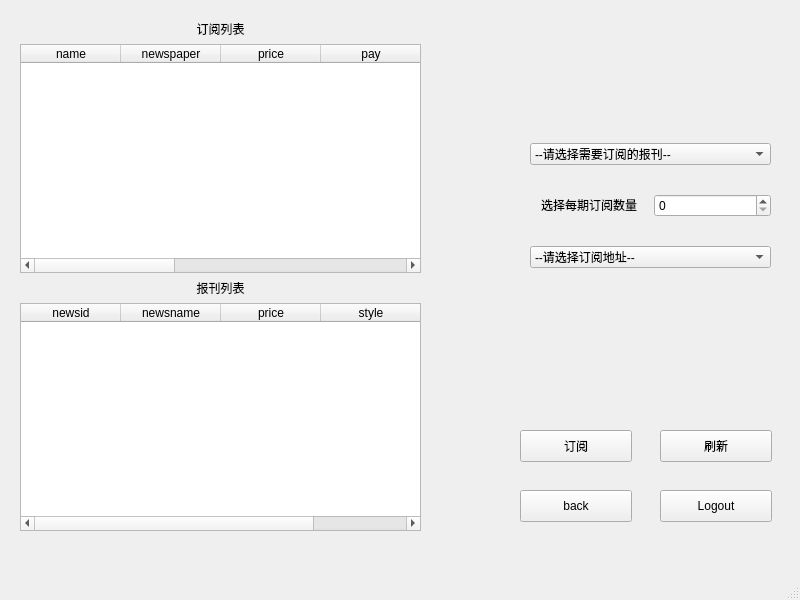
<?xml version="1.0" encoding="UTF-8"?>
<ui version="4.0">
 <class>MainWindow</class>
 <widget class="QMainWindow" name="MainWindow">
  <property name="geometry">
   <rect>
    <x>0</x>
    <y>0</y>
    <width>800</width>
    <height>600</height>
   </rect>
  </property>
  <property name="windowTitle">
   <string>MainWindow</string>
  </property>
  <widget class="QWidget" name="centralwidget">
   <widget class="QPushButton" name="pushButton_subscribe">
    <property name="geometry">
     <rect>
      <x>520</x>
      <y>430</y>
      <width>112</width>
      <height>32</height>
     </rect>
    </property>
    <property name="focusPolicy">
     <enum>Qt::StrongFocus</enum>
    </property>
    <property name="text">
     <string>订阅</string>
    </property>
    <property name="icon">
     <iconset>
      <disabledoff>:/icon/subscribe.png</disabledoff>
     </iconset>
    </property>
    <property name="shortcut">
     <string>Return</string>
    </property>
   </widget>
   <widget class="QWidget" name="gridLayoutWidget">
    <property name="geometry">
     <rect>
      <x>20</x>
      <y>20</y>
      <width>401</width>
      <height>511</height>
     </rect>
    </property>
    <layout class="QGridLayout" name="gridLayout">
     <item row="1" column="0">
      <widget class="QTableWidget" name="tableWidget_subscribe">
       <property name="editTriggers">
        <set>QAbstractItemView::NoEditTriggers</set>
       </property>
       <column>
        <property name="text">
         <string>name</string>
        </property>
       </column>
       <column>
        <property name="text">
         <string>newspaper</string>
        </property>
       </column>
       <column>
        <property name="text">
         <string>price</string>
        </property>
       </column>
       <column>
        <property name="text">
         <string>pay</string>
        </property>
       </column>
       <column>
        <property name="text">
         <string>unpay</string>
        </property>
       </column>
       <column>
        <property name="text">
         <string>phone</string>
        </property>
       </column>
       <column>
        <property name="text">
         <string>addr</string>
        </property>
       </column>
       <column>
        <property name="text">
         <string>subscribe_time</string>
        </property>
       </column>
      </widget>
     </item>
     <item row="3" column="0">
      <widget class="QTableWidget" name="tableWidget_newspaper">
       <property name="inputMethodHints">
        <set>Qt::ImhNone</set>
       </property>
       <property name="editTriggers">
        <set>QAbstractItemView::NoEditTriggers</set>
       </property>
       <property name="selectionBehavior">
        <enum>QAbstractItemView::SelectRows</enum>
       </property>
       <column>
        <property name="text">
         <string>newsid</string>
        </property>
       </column>
       <column>
        <property name="text">
         <string>newsname</string>
        </property>
       </column>
       <column>
        <property name="text">
         <string>price</string>
        </property>
       </column>
       <column>
        <property name="text">
         <string>style</string>
        </property>
       </column>
      </widget>
     </item>
     <item row="0" column="0">
      <widget class="QLabel" name="label">
       <property name="text">
        <string>&lt;html&gt;&lt;head/&gt;&lt;body&gt;&lt;p align=&quot;center&quot;&gt;订阅列表&lt;/p&gt;&lt;/body&gt;&lt;/html&gt;</string>
       </property>
      </widget>
     </item>
     <item row="2" column="0">
      <widget class="QLabel" name="label_2">
       <property name="text">
        <string>&lt;html&gt;&lt;head/&gt;&lt;body&gt;&lt;p align=&quot;center&quot;&gt;报刊列表&lt;/p&gt;&lt;/body&gt;&lt;/html&gt;</string>
       </property>
      </widget>
     </item>
    </layout>
   </widget>
   <widget class="QWidget" name="layoutWidget">
    <property name="geometry">
     <rect>
      <x>530</x>
      <y>120</y>
      <width>241</width>
      <height>171</height>
     </rect>
    </property>
    <layout class="QVBoxLayout" name="verticalLayout">
     <item>
      <widget class="QComboBox" name="comboBox_newsid">
       <item>
        <property name="text">
         <string>--请选择需要订阅的报刊--</string>
        </property>
       </item>
      </widget>
     </item>
     <item>
      <layout class="QHBoxLayout" name="horizontalLayout_2">
       <item>
        <widget class="QLabel" name="label_3">
         <property name="text">
          <string>&lt;html&gt;&lt;head/&gt;&lt;body&gt;&lt;p align=&quot;center&quot;&gt;选择每期订阅数量&lt;/p&gt;&lt;/body&gt;&lt;/html&gt;</string>
         </property>
        </widget>
       </item>
       <item>
        <widget class="QSpinBox" name="spinBox_count"/>
       </item>
      </layout>
     </item>
     <item>
      <widget class="QComboBox" name="comboBox_addr">
       <property name="focusPolicy">
        <enum>Qt::StrongFocus</enum>
       </property>
       <item>
        <property name="text">
         <string>--请选择订阅地址--</string>
        </property>
       </item>
      </widget>
     </item>
    </layout>
   </widget>
   <widget class="QPushButton" name="pushButton_fresh">
    <property name="geometry">
     <rect>
      <x>660</x>
      <y>430</y>
      <width>112</width>
      <height>32</height>
     </rect>
    </property>
    <property name="focusPolicy">
     <enum>Qt::WheelFocus</enum>
    </property>
    <property name="text">
     <string>刷新</string>
    </property>
    <property name="icon">
     <iconset>
      <disabledoff>:/icon/fresh.png</disabledoff>
     </iconset>
    </property>
    <property name="shortcut">
     <string>Ctrl+R</string>
    </property>
   </widget>
   <widget class="QPushButton" name="pushButton_logout">
    <property name="geometry">
     <rect>
      <x>660</x>
      <y>490</y>
      <width>112</width>
      <height>32</height>
     </rect>
    </property>
    <property name="focusPolicy">
     <enum>Qt::StrongFocus</enum>
    </property>
    <property name="text">
     <string>Logout</string>
    </property>
    <property name="icon">
     <iconset>
      <disabledoff>:/icon/log-out.png</disabledoff>
     </iconset>
    </property>
   </widget>
   <widget class="QPushButton" name="pushButton_back">
    <property name="geometry">
     <rect>
      <x>520</x>
      <y>490</y>
      <width>112</width>
      <height>32</height>
     </rect>
    </property>
    <property name="focusPolicy">
     <enum>Qt::StrongFocus</enum>
    </property>
    <property name="text">
     <string>back</string>
    </property>
    <property name="icon">
     <iconset>
      <disabledoff>:/icon/back.png</disabledoff>
     </iconset>
    </property>
   </widget>
  </widget>
  <widget class="QMenuBar" name="menubar">
   <property name="geometry">
    <rect>
     <x>0</x>
     <y>0</y>
     <width>800</width>
     <height>22</height>
    </rect>
   </property>
  </widget>
  <widget class="QStatusBar" name="statusbar"/>
 </widget>
 <resources>
  <include location="../resource/resource.qrc"/>
 </resources>
 <connections/>
</ui>
